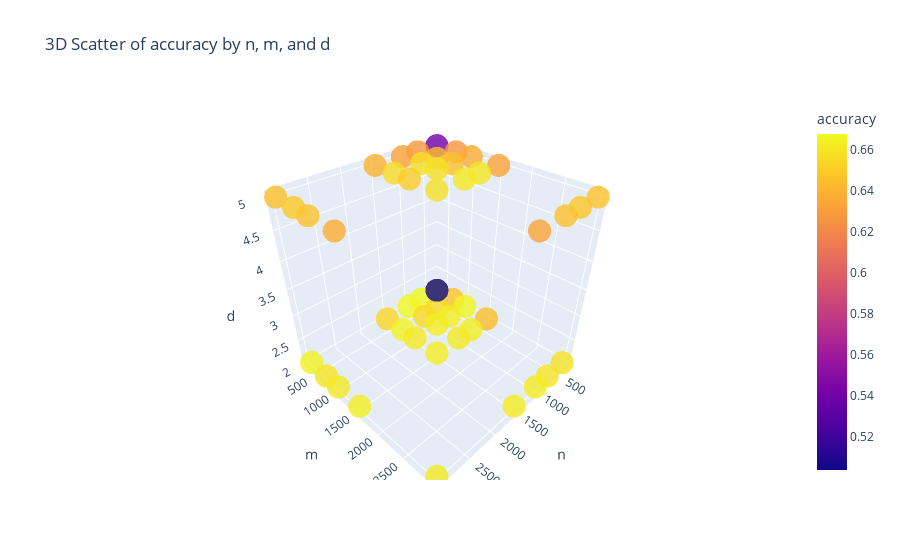

Write notebook code for a chart like this one.
### Markdown cell above
# Some other results of parameter scan on m, n and d

### Code cell
import pickle
from visualization import plot_3d_scatter, plot_losses, plot_all_heatmaps, plot_heatmap_fixed
from matplotlib import pyplot as plt

# Manually defined values (scientific notation)
n_values = [1e2, 7e2, 3e3]  # 100, 500, 1000, 5000, 10000
m_values = [1e2, 7e2, 3e3]  # 100, 500, 1000, 5000, 10000
d_values = [1, 4, 6, 10]  # 4 values between 1 and 10

# Load results
file_path = "Data/results_hyperparam_scan_d_m_n_2.pkl"

with open(file_path, "rb") as f:
    results = pickle.load(f)

print("✅ Results loaded successfully!")

# Generate the 3D plot
plot_3d_scatter(results, param_x="n", param_y="m", param_z="d", result_metric="accuracy")

# Plot losses
plot_losses(results, param_index=29, save_path="Results/losses_n_m_d")

# Find best parameters based on accuracy
import torch  # type: ignore
from visualization import get_best_params

best_params = get_best_params(results, result_metric="accuracy")

# plot the heatmaps with same axis
plot_all_heatmaps(
    results,
    param_x="m",
    param_y="n",
    result_metric="accuracy",  
    save_path="Results/heatmap_hyperparam_scan_n_m_d_2"
)

### Figure 1 — Plotly figure (JSON) as saved in the notebook; plotly's stock layout.template omitted (floating-point values rounded to 4 significant figures)
{"data": [{"hovertemplate": "n=%{x}<br>m=%{y}<br>d=%{z}<br>accuracy=%{marker.color}<extra></extra>", "legendgroup": "", "marker": {"color": [0.66, 0.5409, 0.647, 0.6284, 0.6665, 0.6375, 0.6443, 0.6324, 0.6588, 0.6469, 0.6678, 0.6284, 0.6563, 0.6448, 0.6633, 0.646, 0.6644, 0.6608, 0.6605, 0.6479, 0.6677, 0.6331, 0.6559, 0.6574, 0.6632, 0.6588, 0.6618, 0.6612, 0.6629, 0.6454, 0.654, 0.6393, 0.6655, 0.657, 0.6615, 0.6507, 0.663, 0.6586, 0.6627, 0.6326, 0.6647, 0.6448, 0.66, 0.6494, 0.662, 0.6461, 0.6638, 0.6372, 0.6615, 0.5036], "coloraxis": "coloraxis", "opacity": 0.8, "symbol": "circle"}, "mode": "markers", "name": "", "scene": "scene", "showlegend": false, "type": "scatter3d", "x": [300, 300, 300, 300, 300, 300, 300, 300, 300, 300, 700, 700, 700, 700, 700, 700, 700, 700, 700, 700, 1000, 1000, 1000, 1000, 1000, 1000, 1000, 1000, 1000, 1000, 1500, 1500, 1500, 1500, 1500, 1500, 1500, 1500, 1500, 1500, 3000, 3000, 3000, 3000, 3000, 3000, 3000, 3000, 3000, 3000], "y": [300, 300, 700, 700, 1000, 1000, 1500, 1500, 3000, 3000, 300, 300, 700, 700, 1000, 1000, 1500, 1500, 3000, 3000, 300, 300, 700, 700, 1000, 1000, 1500, 1500, 3000, 3000, 300, 300, 700, 700, 1000, 1000, 1500, 1500, 3000, 3000, 300, 300, 700, 700, 1000, 1000, 1500, 1500, 3000, 3000], "z": [2, 5, 2, 5, 2, 5, 2, 5, 2, 5, 2, 5, 2, 5, 2, 5, 2, 5, 2, 5, 2, 5, 2, 5, 2, 5, 2, 5, 2, 5, 2, 5, 2, 5, 2, 5, 2, 5, 2, 5, 2, 5, 2, 5, 2, 5, 2, 5, 2, 5]}], "layout": {"coloraxis": {"colorbar": {"title": {"text": "accuracy"}}, "colorscale": [[0, "#0d0887"], [0.1111, "#46039f"], [0.2222, "#7201a8"], [0.3333, "#9c179e"], [0.4444, "#bd3786"], [0.5556, "#d8576b"], [0.6667, "#ed7953"], [0.7778, "#fb9f3a"], [0.8889, "#fdca26"], [1, "#f0f921"]]}, "legend": {"tracegroupgap": 0}, "scene": {"domain": {"x": [0, 1], "y": [0, 1]}, "xaxis": {"title": {"text": "n"}}, "yaxis": {"title": {"text": "m"}}, "zaxis": {"title": {"text": "d"}}}, "title": {"text": "3D Scatter of accuracy by n, m, and d"}}}
